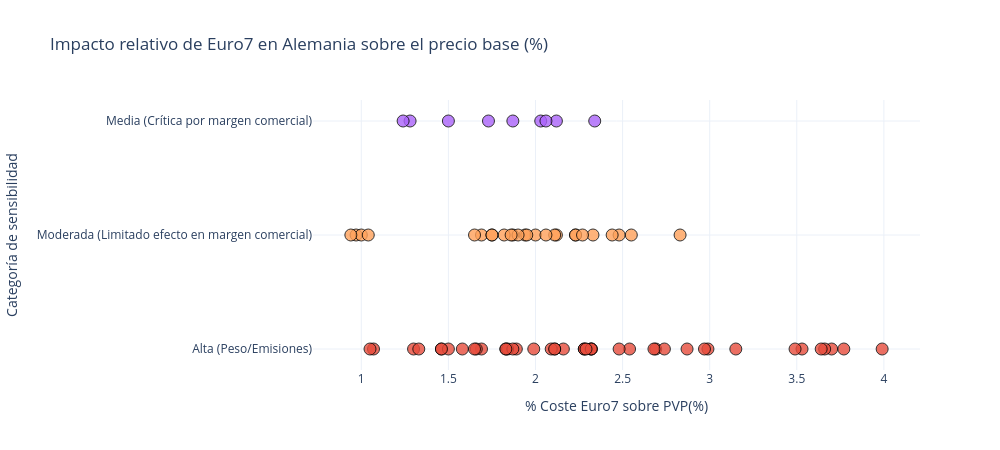

Notebook code for this chart:
### Code cell
#¿Este impacto es proporcional? (Coste Euro7 / PVP)
#Para ello debemos calcular qué % representa dicho coste tecnológico estimado sobre el precio base.
#Nos permitirá conectar los datos con el análisis de dispersión que acabamos de realizar, y también
#comprender la estrategia de producto que está siguiendo la marca 
#Representación gráfica del impacto relativo 

df['impacto_relativo_alemania_%'] = (df['CosteEuro7_Est']/ df['Alemania'])*100
df['impacto_relativo_alemania_%'] = df['impacto_relativo_alemania_%'].round(2)

fig=px.scatter(
    df,
    x='impacto_relativo_alemania_%',
    y='Sensibilidad_Euro7',
    color='Sensibilidad_Euro7',
    hover_name='Modelo',
    title='Impacto relativo de Euro7 en Alemania sobre el precio base (%)',
    labels={
        'impacto_relativo_alemania_%': '% Coste Euro7 sobre PVP(%)',
        'Sensibilidad_Euro7': 'Categoría de sensibilidad'
    },
    color_discrete_map={
        'Alta (Peso/Emisiones)': '#e74c3c',
        'Moderada (Poco efecto en margen comercial)': '#34495e',
        'Media (Crítica en margen comercial)': '#aec7e8'
    },
    category_orders={'Sensibilidad_Euro7': ['Media (Crítica por margen comercial)', 'Moderada (Limitado efecto en margen comercial)', 'Alta (Peso/Emisiones)']},
    template='plotly_white'
)

fig.update_traces(marker=dict(size=12, opacity=0.8, line=dict(width=1, color='Black')))
fig.update_layout(width=1000, height=450, showlegend=False)
fig.show()

### Figure 1 — Plotly figure (JSON) as saved in the notebook; plotly's stock layout.template omitted (floating-point values rounded to 4 significant figures)
{"data": [{"hovertemplate": "<b>%{hovertext}</b><br><br>Categoría de sensibilidad=%{y}<br>% Coste Euro7 sobre PVP(%)=%{x}<extra></extra>", "hovertext": ["Serie 1  116i", "Serie 1  118d", "Serie 2 Coupe  218i", "Serie 2 coupe  220d", "Serie 2 Gran Coupe 218i", "Serie 2 Gran Coupe  220d", "Serie 5 520d", "Serie 2 Active Tourer 218i", "Serie 5 Touring 520d"], "legendgroup": "Media (Crítica por margen comercial)", "marker": {"color": "#ab63fa", "line": {"color": "Black", "width": 1}, "opacity": 0.8, "size": 12, "symbol": "circle"}, "mode": "markers", "name": "Media (Crítica por margen comercial)", "orientation": "h", "showlegend": true, "type": "scatter", "x": [2.34, 2.03, 1.73, 1.5, 2.12, 1.87, 1.28, 2.06, 1.24], "xaxis": "x", "y": ["Media (Crítica por margen comercial)", "Media (Crítica por margen comercial)", "Media (Crítica por margen comercial)", "Media (Crítica por margen comercial)", "Media (Crítica por margen comercial)", "Media (Crítica por margen comercial)", "Media (Crítica por margen comercial)", "Media (Crítica por margen comercial)", "Media (Crítica por margen comercial)"], "yaxis": "y"}, {"hovertemplate": "<b>%{hovertext}</b><br><br>Categoría de sensibilidad=%{y}<br>% Coste Euro7 sobre PVP(%)=%{x}<extra></extra>", "hovertext": ["Serie 4 coupe 420i", "Serie 4 coupe 420d", "Serie 4 Gran Coupe 420i", "Serie 4 Gran Coupe 420d", "Serie 3 320i", "Serie 3 318d", "Serie 5 520i", "Serie 7 730i", "Serie 7 740d", "Serie 2 active Tourer 218d", "Serie 3 Touring 320i", "Serie 3 Touring 318d", "Serie 5 Touring 520i", "Serie 4 Cabrio 420i", "Serie 4 Cabrio 420d", "Z4 sDrive", "I4 Gran Coupe eDrive 35", "i5 eDrive 40", "i5 Touring eDrive 40", "i7 eDrive 50", "Serie 2 Active Tourer 225e", "Serie 3 330e", "Serie 3 Touring 330e", "Serie 5 530e", "Serie 5 Touring 530e", "Serie 7 750e"], "legendgroup": "Moderada (Limitado efecto en margen comercial)", "marker": {"color": "#FFA15A", "line": {"color": "Black", "width": 1}, "opacity": 0.8, "size": 12, "symbol": "circle"}, "mode": "markers", "name": "Moderada (Limitado efecto en margen comercial)", "orientation": "h", "showlegend": true, "type": "scatter", "x": [2.23, 2.12, 2.23, 2.11, 2.55, 2.33, 2.0, 0.97, 1.0, 2.83, 2.48, 2.27, 1.94, 1.95, 1.87, 1.82, 2.06, 1.69, 1.65, 1.04, 2.44, 1.9, 1.86, 1.75, 1.75, 0.94], "xaxis": "x", "y": ["Moderada (Limitado efecto en margen comercial)", "Moderada (Limitado efecto en margen comercial)", "Moderada (Limitado efecto en margen comercial)", "Moderada (Limitado efecto en margen comercial)", "Moderada (Limitado efecto en margen comercial)", "Moderada (Limitado efecto en margen comercial)", "Moderada (Limitado efecto en margen comercial)", "Moderada (Limitado efecto en margen comercial)", "Moderada (Limitado efecto en margen comercial)", "Moderada (Limitado efecto en margen comercial)", "Moderada (Limitado efecto en margen comercial)", "Moderada (Limitado efecto en margen comercial)", "Moderada (Limitado efecto en margen comercial)", "Moderada (Limitado efecto en margen comercial)", "Moderada (Limitado efecto en margen comercial)", "Moderada (Limitado efecto en margen comercial)", "Moderada (Limitado efecto en margen comercial)", "Moderada (Limitado efecto en margen comercial)", "Moderada (Limitado efecto en margen comercial)", "Moderada (Limitado efecto en margen comercial)", "Moderada (Limitado efecto en margen comercial)", "Moderada (Limitado efecto en margen comercial)", "Moderada (Limitado efecto en margen comercial)", "Moderada (Limitado efecto en margen comercial)", "Moderada (Limitado efecto en margen comercial)", "Moderada (Limitado efecto en margen comercial)"], "yaxis": "y"}, {"hovertemplate": "<b>%{hovertext}</b><br><br>Categoría de sensibilidad=%{y}<br>% Coste Euro7 sobre PVP(%)=%{x}<extra></extra>", "hovertext": ["X1 sDrive 20i", "X1 sDrive 20d", "X2 sDrive 20i", "X2 sDrive 18d", "X3 xDrive 20i", "X3 xDrive 20d", "X5 xDrive 40i", "X5 xDrive 30d", "X6 xDrive 40i M Sport", "X6 xDrive 30d M Sport", "X7 xDrive 4i", "X7 xDrive 40d", "iX1 eDrive 20", "iX2 eDrive 20", "iX3 xDrive 50", "iX xDrive 45", "X1 xDrive 25e", "X3 xDrive 30e", "X5 xDrive 50e", "Serie 1 M135 xDrive", "Serie 2 Gran Coupe M235i xDrive", "M2", "M3", "M3 Touring", "Serie 3 M340i xDrive", "Serie 3 Touring M340i xDrive", "Serie 3 M340d xDrive", "Serie 3 Touring M340d xDrive", "M4 Coupe", "Serie 4 M440i xDrive", "Serie 4 M440d xDrive", "M4 Cabrio", "Serie 4 Cabrio M440i xDrive", "Serie 4 Cabrio M440d xDrive", "X1 M35i xDrive", "X2 M35i xDrive", "X3 M50i xDrive", "X5 M", "X5 M60i xDrive", "X6 M", "X6 M60i xDrive", "X7 M60i xDrive", "XM"], "legendgroup": "Alta (Peso/Emisiones)", "marker": {"color": "#e74c3c", "line": {"color": "Black", "width": 1}, "opacity": 0.8, "size": 12, "symbol": "circle"}, "mode": "markers", "name": "Alta (Peso/Emisiones)", "orientation": "h", "showlegend": true, "type": "scatter", "x": [3.99, 3.77, 3.7, 3.66, 2.99, 2.87, 1.89, 1.83, 1.46, 1.99, 1.69, 1.66, 3.64, 3.53, 2.54, 2.16, 3.49, 2.69, 1.84, 3.15, 2.97, 2.32, 1.87, 1.65, 2.48, 2.28, 2.32, 2.28, 1.83, 2.32, 2.29, 1.58, 2.11, 2.09, 2.74, 2.68, 2.11, 1.07, 1.5, 1.05, 1.46, 1.3, 1.33], "xaxis": "x", "y": ["Alta (Peso/Emisiones)", "Alta (Peso/Emisiones)", "Alta (Peso/Emisiones)", "Alta (Peso/Emisiones)", "Alta (Peso/Emisiones)", "Alta (Peso/Emisiones)", "Alta (Peso/Emisiones)", "Alta (Peso/Emisiones)", "Alta (Peso/Emisiones)", "Alta (Peso/Emisiones)", "Alta (Peso/Emisiones)", "Alta (Peso/Emisiones)", "Alta (Peso/Emisiones)", "Alta (Peso/Emisiones)", "Alta (Peso/Emisiones)", "Alta (Peso/Emisiones)", "Alta (Peso/Emisiones)", "Alta (Peso/Emisiones)", "Alta (Peso/Emisiones)", "Alta (Peso/Emisiones)", "Alta (Peso/Emisiones)", "Alta (Peso/Emisiones)", "Alta (Peso/Emisiones)", "Alta (Peso/Emisiones)", "Alta (Peso/Emisiones)", "Alta (Peso/Emisiones)", "Alta (Peso/Emisiones)", "Alta (Peso/Emisiones)", "Alta (Peso/Emisiones)", "Alta (Peso/Emisiones)", "Alta (Peso/Emisiones)", "Alta (Peso/Emisiones)", "Alta (Peso/Emisiones)", "Alta (Peso/Emisiones)", "Alta (Peso/Emisiones)", "Alta (Peso/Emisiones)", "Alta (Peso/Emisiones)", "Alta (Peso/Emisiones)", "Alta (Peso/Emisiones)", "Alta (Peso/Emisiones)", "Alta (Peso/Emisiones)", "Alta (Peso/Emisiones)", "Alta (Peso/Emisiones)"], "yaxis": "y"}], "layout": {"height": 450, "legend": {"title": {"text": "Categoría de sensibilidad"}, "tracegroupgap": 0}, "showlegend": false, "title": {"text": "Impacto relativo de Euro7 en Alemania sobre el precio base (%)"}, "width": 1000, "xaxis": {"anchor": "y", "domain": [0, 1], "title": {"text": "% Coste Euro7 sobre PVP(%)"}}, "yaxis": {"anchor": "x", "categoryarray": ["Alta (Peso/Emisiones)", "Moderada (Limitado efecto en margen comercial)", "Media (Crítica por margen comercial)"], "categoryorder": "array", "domain": [0, 1], "title": {"text": "Categoría de sensibilidad"}}}}
